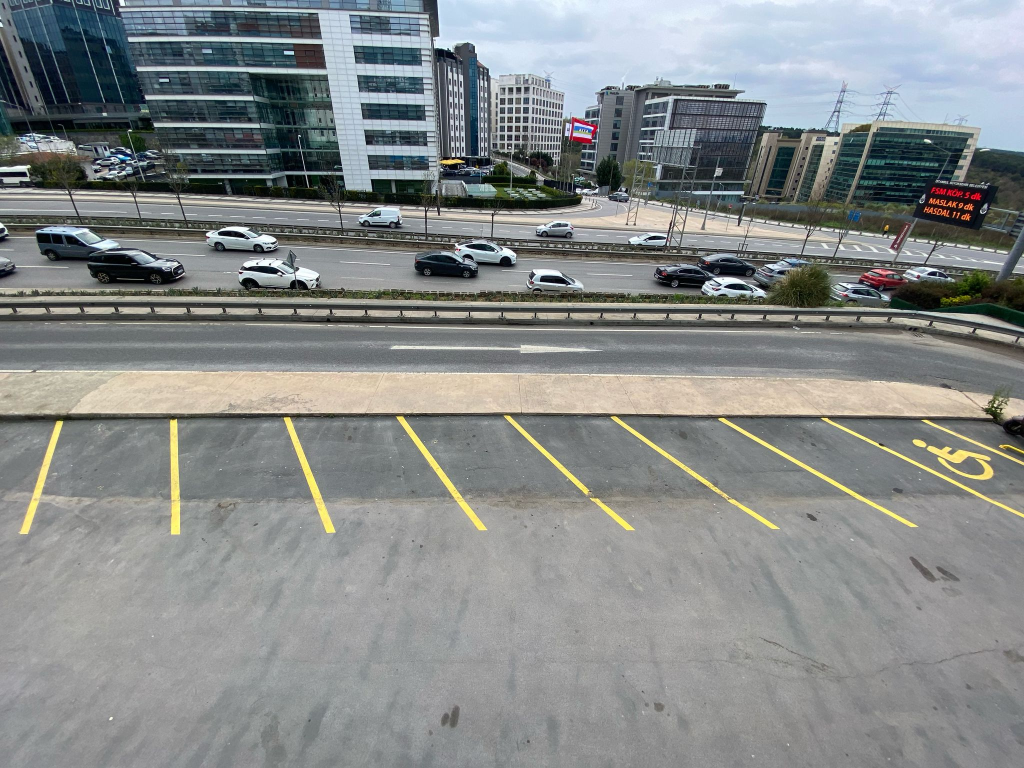
#> input picture Image/carpark.jpg, 2048 x 1536 px, given in place of carparkk.mp4, which was not available (shown at 1/2 size)
$ python deneme.py
#> lines starting #> are read from the running program, lines starting #| are printed output that depends on the picture; after the words box and inside, x2 and y2 are one past the last pixel; in counts of white or black regions, pixels touching at a corner belong together; pictures that were not available may be replaced by others from this repository, and a replacement may not be noted
import cv2
import numpy as np
import cvzone

# Video yolu → BURAYI KENDİ YOLUNLA GÜNCELLE
video_path = r"C:\Users\eeshn\Desktop\carparkk.mp4"
cap = cv2.VideoCapture(video_path)

# 6 park yeri için koordinatlar (görüntüye göre ayarlandı)
posList = [ ((155, 300), (280, 390)),
    ((305, 300), (430, 390)),
    ((455, 300), (580, 390)),
    ((605, 300), (730, 390)),
    ((755, 300), (880, 390)),
    ((905, 300), (1030, 390))]  # engelli yeri

def checkParkingSpace(imgPro, img):
    spaceCounter = 0

    for i, (start, end) in enumerate(posList):
        x1, y1 = start
        x2, y2 = end

        x, y = min(x1, x2), min(y1, y2)
        w, h = abs(x2 - x1), abs(y2 - y1)

        imgCrop = imgPro[y:y + h, x:x + w]
        count = cv2.countNonZero(imgCrop)

        if count < 900:
            color = (0, 255, 0)  # boş - yeşil
            thickness = 5
            spaceCounter += 1
        else:
            color = (0, 0, 255)  # dolu - kırmızı
            thickness = 2

        cv2.rectangle(img, (x, y), (x + w, y + h), color, thickness)

    # ekran üstü yazı
    cvzone.putTextRect(img, f'Free: {spaceCounter}/{len(posList)}',
                       (100, 50), scale=3, thickness=5, offset=20, colorR=(0, 200, 0))

while True:
    if cap.get(cv2.CAP_PROP_POS_FRAMES) == cap.get(cv2.CAP_PROP_FRAME_COUNT):
        cap.set(cv2.CAP_PROP_POS_FRAMES, 0)

    success, img = cap.read()
#> img is the input picture: shape (1536, 2048, 3); mean B, G, R 137.2, 137.8, 134.1
    if not success:
        print("Video okunamadı.")
        break

    imgGray = cv2.cvtColor(img, cv2.COLOR_BGR2GRAY)
    imgBlur = cv2.GaussianBlur(imgGray, (3, 3), 1)
    imgThreshold = cv2.adaptiveThreshold(imgBlur, 255, cv2.ADAPTIVE_THRESH_GAUSSIAN_C,
                                         cv2.THRESH_BINARY_INV, 25, 16)
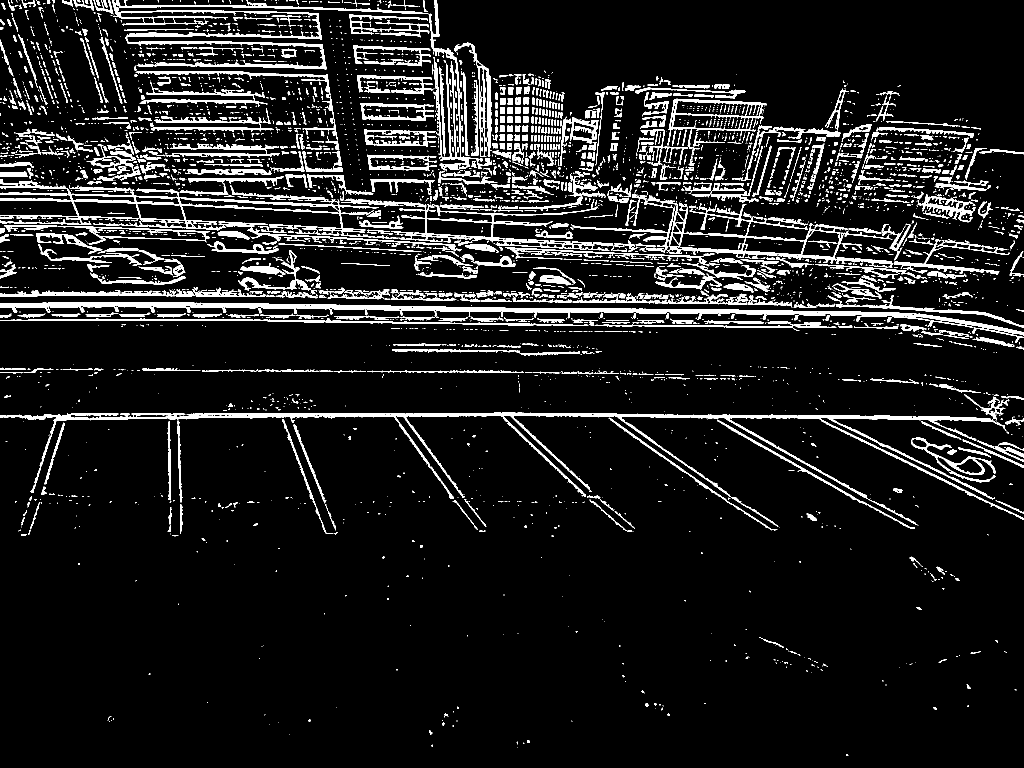
#> imgThreshold: shape (1536, 2048) (shown at 1/2 size); 9.5% white; 4391 white regions (3116 under 20 px), largest, box (x1, y1, x2, y2) and area: (0, 825, 2048, 1051) 23339, (0, 605, 2048, 671) 18853, (224, 0, 984, 343) 15549
    imgMedian = cv2.medianBlur(imgThreshold, 5)
#> imgMedian: shape (1536, 2048); 7.7% white; 2222 white regions (878 under 20 px), largest, box (x1, y1, x2, y2) and area: (0, 825, 2013, 1022) 21331, (0, 605, 2048, 671) 19080, (251, 65, 653, 139) 5294
    kernel = np.ones((3, 3), np.uint8)
    imgDilate = cv2.dilate(imgMedian, kernel, iterations=1)
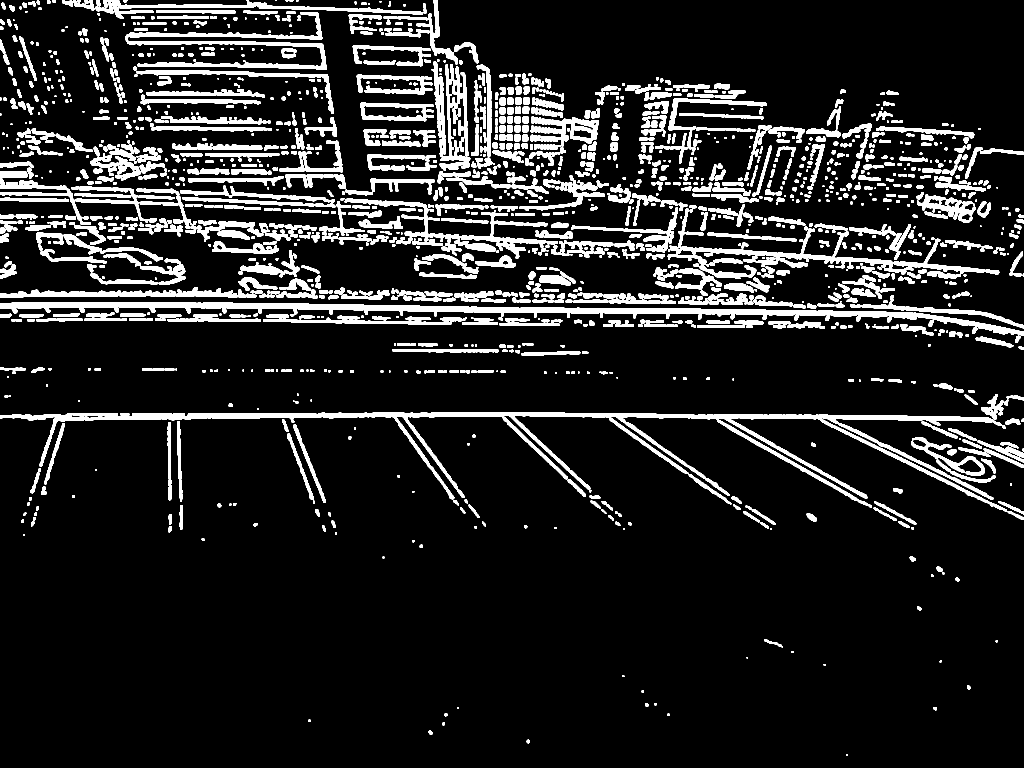
#> imgDilate: shape (1536, 2048) (shown at 1/2 size); 12.4% white; 1801 white regions (205 under 20 px), largest, box (x1, y1, x2, y2) and area: (0, 824, 2014, 1023) 37537, (0, 604, 2048, 672) 24600, (250, 24, 654, 140) 9293

    checkParkingSpace(imgDilate, img)
#> the loop in checkParkingSpace, `for i, (start, end) in enumerate(posList):` made 6 passes
#> count on passes 1 to 6: 4857, 3369, 3679, 2685, 3147, 4510
#> pass 1, in checkParkingSpace, `imgCrop = imgPro[y:y + h, x:x + w]`:
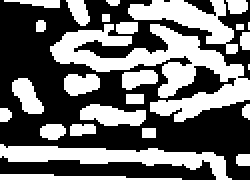
#> imgCrop: shape (90, 125) (shown 2 times larger); 43.2% white; 26 white regions (5 under 20 px), largest, box (x1, y1, x2, y2) and area: (25, 12, 125, 61) 1797, (0, 72, 116, 90) 828, (64, 0, 119, 27) 591
#> pass 3, in checkParkingSpace, `imgCrop = imgPro[y:y + h, x:x + w]`:
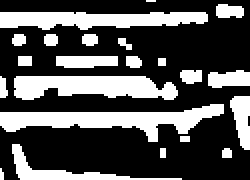
#> imgCrop: shape (90, 125) (shown 2 times larger); 32.7% white; 22 white regions (5 under 20 px), largest, box (x1, y1, x2, y2) and area: (0, 52, 112, 71) 904, (7, 38, 89, 50) 756, (0, 6, 104, 15) 703
#> after the loop in checkParkingSpace, `for i, (start, end) in enumerate(posList):`:
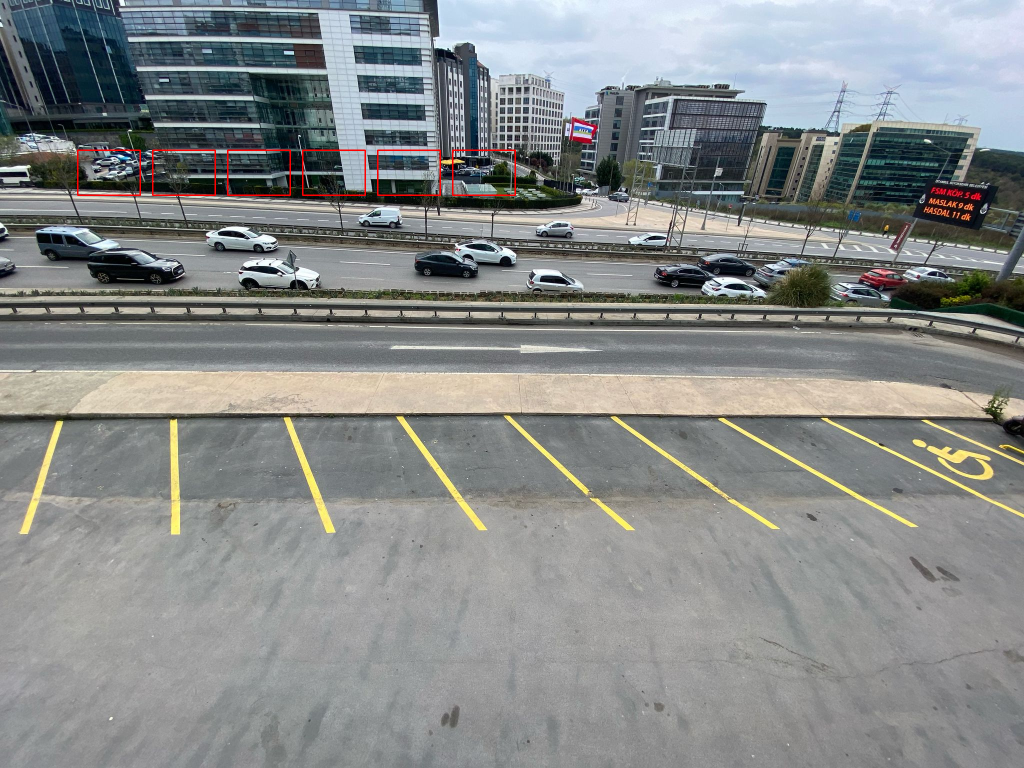
#> img: shape (1536, 2048, 3) (shown at 1/2 size); 0.25% of pixels changed, all inside (x1, y1, x2, y2) = (154, 299, 1032, 392)
#> after the loop in checkParkingSpace, `for i, (start, end) in enumerate(posList):`:
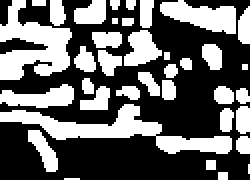
#> imgCrop: shape (90, 125) (shown 2 times larger); 40.1% white; 37 white regions (5 under 20 px), largest, box (x1, y1, x2, y2) and area: (0, 52, 116, 77) 926, (0, 0, 36, 40) 787, (80, 0, 118, 17) 388
#> after the loop in checkParkingSpace, `for i, (start, end) in enumerate(posList):`: spaceCounter = 0
#> in checkParkingSpace, `cvzone.putTextRect(img, f'Free: {spaceCounter}/{len(posList)}', (100, ..`:
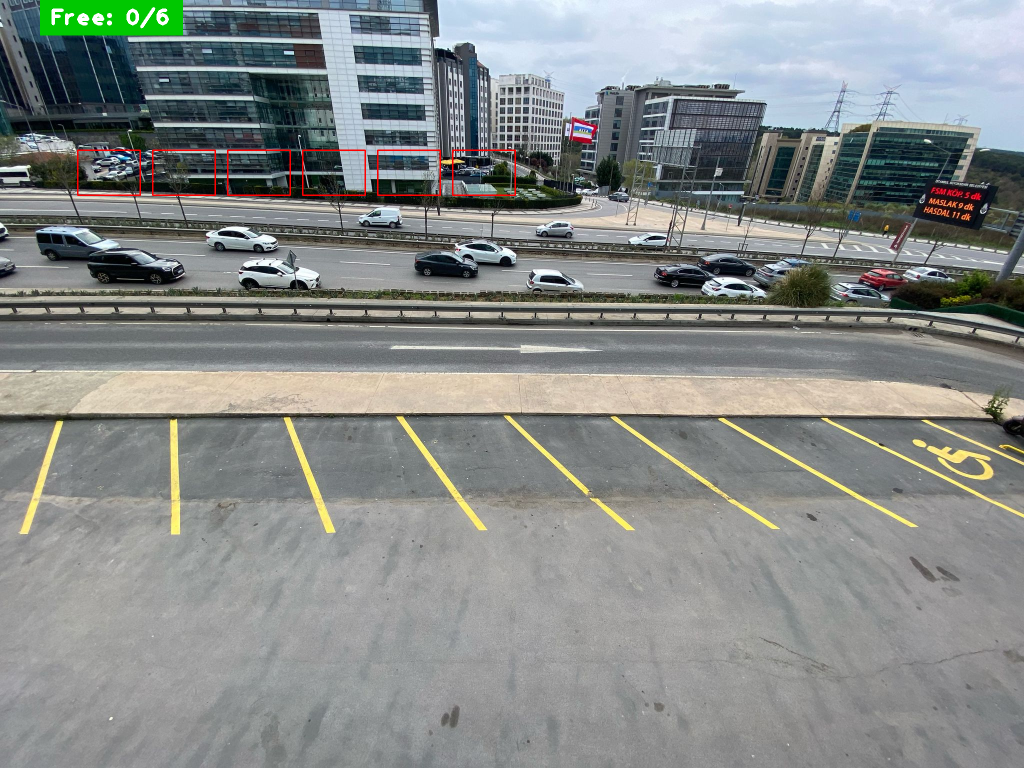
#> img: shape (1536, 2048, 3) (shown at 1/2 size); 0.65% of pixels changed, all inside (x1, y1, x2, y2) = (80, 0, 366, 71)

    cv2.imshow("Parking Detection", img)
    if cv2.waitKey(1) & 0xFF == ord('q'):
#> (key q is pressed here)
        break

cap.release()
cv2.destroyAllWindows()
